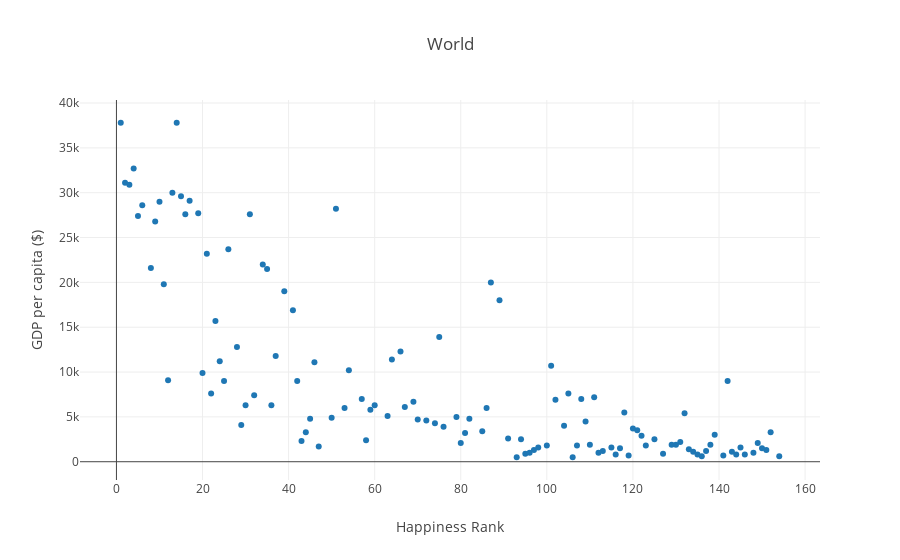

Notebook code cell kept with this figure:
### Code cell
plotly.offline.iplot({
    "data": [go.Scatter(x=data['Happiness.Rank'], 
                        y=data['GDP ($ per capita)'], 
                        mode="markers", 
                        hovertext=data.index,
                        )
            ],
    "layout": go.Layout(title="World",
                        xaxis=dict(title='Happiness Rank'),
                        yaxis=dict(title='GDP per capita ($)')
                       )
})

### Figure 1 — Plotly figure (JSON) as saved in the notebook; plotly's stock layout.template omitted (floating-point values rounded to 4 significant figures)
{"data": [{"hovertext": ["Afghanistan", "Albania", "Algeria", "Argentina", "Armenia", "Australia", "Austria", "Azerbaijan", "Bahrain", "Bangladesh", "Belarus", "Belgium", "Belize", "Benin", "Bhutan", "Bolivia", "Botswana", "Brazil", "Bulgaria", "Burkina Faso", "Burundi", "Cambodia", "Cameroon", "Chad", "Chile", "China", "Colombia", "Costa Rica", "Czech Republic", "Denmark", "Dominican Republic", "Ecuador", "Egypt", "El Salvador", "Estonia", "Ethiopia", "Finland", "France", "Gabon", "Georgia", "Germany", "Ghana", "Greece", "Guatemala", "Guinea", "Haiti", "Honduras", "Hungary", "Iceland", "India", "Indonesia", "Iran", "Iraq", "Ireland", "Israel", "Jamaica", "Japan", "Jordan", "Kazakhstan", "Kenya", "Kuwait", "Kyrgyzstan", "Latvia", "Lesotho", "Liberia", "Madagascar", "Malawi", "Malaysia", "Mali", "Mauritania", "Mauritius", "Mexico", "Mongolia", "Mozambique", "Namibia", "Netherlands", "New Zealand", "Nicaragua", "Niger", "Nigeria", "Norway", "Pakistan", "Panama", "Paraguay", "Peru", "Philippines", "Poland", "Portugal", "Qatar", "Romania", "Rwanda", "Saudi Arabia", "Senegal", "Sierra Leone", "Singapore", "Somalia", "South Africa", "Spain", "Sri Lanka", "Sudan", "Sweden", "Switzerland", "Syria", "Tajikistan", "Thailand", "Togo", "Tunisia", "Turkey", "Turkmenistan", "Uganda", "Ukraine", "United Arab Emirates", "United Kingdom", "United States", "Uruguay", "Uzbekistan", "Venezuela", "Vietnam", "Yemen", "Zambia", "Zimbabwe"], "mode": "markers", "type": "scatter", "uid": "ef15844a-c1a3-11e8-88a9-db973ca5775c", "x": [141, 109, 53, 24, 121, 10, 13, 85, 41, 110, 67, 17, 50, 143, 97, 58, 142, 22, 105, 134, 154, 129, 107, 137, 20, 79, 36, 12, 23, 2, 86, 44, 104, 45, 66, 119, 5, 31, 118, 125, 16, 131, 87, 29, 149, 145, 91, 75, 3, 122, 81, 108, 117, 15, 11, 76, 51, 74, 60, 112, 39, 98, 54, 139, 148, 144, 136, 42, 127, 123, 64, 25, 100, 113, 111, 6, 8, 43, 135, 95, 1, 80, 30, 70, 63, 72, 46, 89, 35, 57, 151, 37, 115, 106, 26, 93, 101, 34, 120, 130, 9, 4, 152, 96, 32, 150, 102, 69, 59, 133, 132, 21, 19, 14, 28, 47, 82, 94, 146, 116, 138], "y": [700, 4500, 6000, 11200, 3500, 29000, 30000, 3400, 16900, 1900, 6100, 29100, 4900, 1100, 1300, 2400, 9000, 7600, 7600, 1100, 600, 1900, 1800, 1200, 9900, 5000, 6300, 9100, 15700, 31100, 6000, 3300, 4000, 4800, 12300, 700, 27400, 27600, 5500, 2500, 27600, 2200, 20000, 4100, 2100, 1600, 2600, 13900, 30900, 2900, 3200, 7000, 1500, 29600, 19800, 3900, 28200, 4300, 6300, 1000, 19000, 1600, 10200, 3000, 1000, 800, 600, 9000, 900, 1800, 11400, 9000, 1800, 1200, 7200, 28600, 21600, 2300, 800, 900, 37800, 2100, 6300, 4700, 5100, 4600, 11100, 18000, 21500, 7000, 1300, 11800, 1600, 500, 23700, 500, 10700, 22000, 3700, 1900, 26800, 32700, 3300, 1000, 7400, 1500, 6900, 6700, 5800, 1400, 5400, 23200, 27700, 37800, 12800, 1700, 4800, 2500, 800, 800, 1900]}], "layout": {"title": "World", "xaxis": {"title": "Happiness Rank"}, "yaxis": {"title": "GDP per capita ($)"}}}
